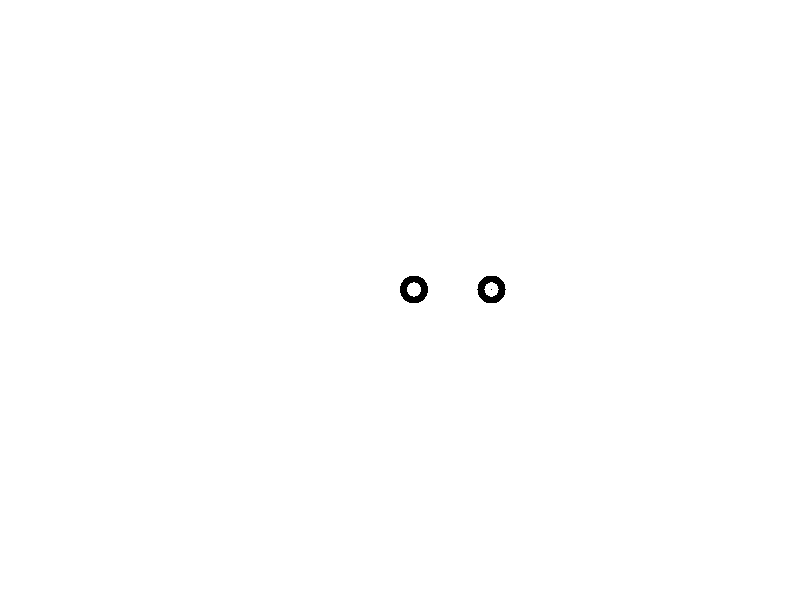

Write MATLAB code to recreate this figure. (Note: this script raises an error after producing the figure.)
%%

p.backColor = [128, 128, 128];
p.white = [200 200 200];
p.gray = [120 120 120];

prefs = p;

colorBackground = prefs.backColor; %[128 128 128];

minStimDuration = 0.095; %Minimum time to display stim before response is allowed (saccades take ~200ms)
minFixDuration = 0.195; % Time after spacebar indicating fixation before target disappears
isiDuration = 1.2;
jitter = 0.4;

colorProbe = [255 0 0]; % color of the saccade target

fixationSize = 30; %angle2pix(prefs, 0.6); %Size of the outermost ring of the fixation bullseye in angles
fixationStep = (fixationSize - 0.5) / 3; % Step size of the bullseye (fixationSize - 3*fixationStep = fixationStep)

%
screenX = 800; % Screen width
screenY = 600; % Screen height
cx = screenX / 2; % Center X
cy = screenY / 2; % Center Y

% Set up the figure
figure;
hold on;
axis equal;
set(gca, 'Color', [colorBackground/255]); % Set the background color

% Plot the fixation dots
colors = {[1 1 1], [0 0 0], [1 1 1], [0 0 0]}; % Alternating white and black
sizes = [fixationSize, fixationSize-fixationStep, fixationSize-(2*fixationStep), fixationSize-(3*fixationStep)];

for i = 1:4
    scatter(cx, cy, sizes(i)^2, 'MarkerFaceColor', colors{i}, 'MarkerEdgeColor', 'none');
end

% Plot the saccade target (example position)
currentLoc = [cx + 100, cy]; % Example target location

% Plot the saccade target dots
for i = 1:4
    scatter(currentLoc(1), currentLoc(2), sizes(i)^2, 'MarkerFaceColor', colors{i}, 'MarkerEdgeColor', 'none');
end

% Set the figure limits
xlim([0 screenX]);
ylim([0 screenY]);
set(gca, 'XColor', 'none', 'YColor', 'none'); % Hide axes
hold off;


%% video

% Video parameters
videoFileName = 'saccade_stimulus.mp4';
videoFrameRate = 1; % Frames per second
nFrames = 3; % Total number of frames (adjust as needed)
pauseDurationInFrames = 1
% Create a video writer object with 'MPEG-4' format
v = VideoWriter(videoFileName, 'MPEG-4');
v.FrameRate = videoFrameRate;
open(v);

% Set up figure for recording
figure;
hold on;
axis equal;
set(gca, 'Color', [colorBackground/255]); % Set the background color
xlim([0 screenX]);
ylim([0 screenY]);
set(gca, 'XColor', 'none', 'YColor', 'none'); % Hide axes

% Alternating saccade target locations
targetOffsets = [-150, 150]; % Left and right offsets from the center
targetOffsets2 = [-300, 300]; % Left and right offsets from the center
frameStep = 2; % Frame interval for switching target position

for frame = 1:nFrames
    % Clear the figure
    clf;
    hold on;
    set(gca, 'Color', [colorBackground/255]); % Set the background color
    axis equal;
    
        axis equal;
    set(gca, 'Color', [colorBackground/255]); % Set the background color
    xlim([0 screenX]);
    ylim([0 screenY]);
    set(gca, 'XColor', 'none', 'YColor', 'none'); % Hide axes
    
    % Plot the fixation dots (center)
    for i = 1:4
        scatter(cx, cy, sizes(i)^2, 'MarkerFaceColor', colors{i}, 'MarkerEdgeColor', 'none');
    end
    
    axis equal;
    set(gca, 'Color', [colorBackground/255]); % Set the background color
    xlim([0 screenX]);
    ylim([0 screenY]);
    set(gca, 'XColor', 'none', 'YColor', 'none'); % Hide axes
    
    pause(1)
    frameCapture = getframe(gcf);
    for repeat = 1:1% pauseDurationInFrames
        writeVideo(v, frameCapture);
    end
    
    randomNumber = randi([0, 1]);
    
    if randomNumber == 0
        % Determine the target location based on the frame number
        currentOffset = targetOffsets(mod(floor(frame / frameStep), 2) + 1);
    else
        currentOffset = targetOffsets2(mod(floor(frame / frameStep), 2) + 1);
    end
        
    currentLoc = [cx + currentOffset, cy];
    
    % Plot the saccade target dots
    for i = 1:4
        scatter(currentLoc(1), currentLoc(2), sizes(i)^2, 'MarkerFaceColor', colors{i}, 'MarkerEdgeColor', 'none');
    end
    
    axis equal;
    set(gca, 'Color', [colorBackground/255]); % Set the background color
    xlim([0 screenX]);
    ylim([0 screenY]);
    set(gca, 'XColor', 'none', 'YColor', 'none'); % Hide axes
    
    pause(2)
    for repeat = 1:pauseDurationInFrames
        writeVideo(v, frameCapture);
    end
    
    % Capture the frame
    frameCapture = getframe(gcf);
    writeVideo(v, frameCapture);
    
    
    hold off;
end

close(v);




%%
